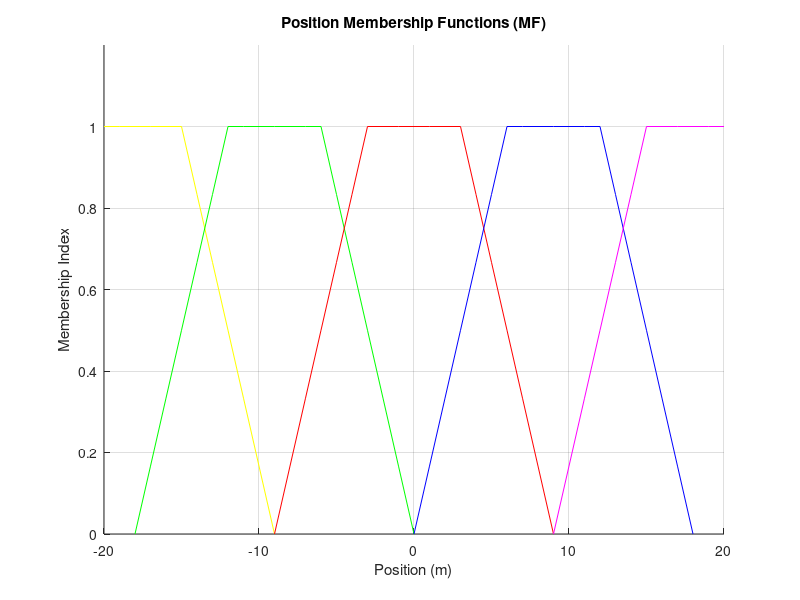
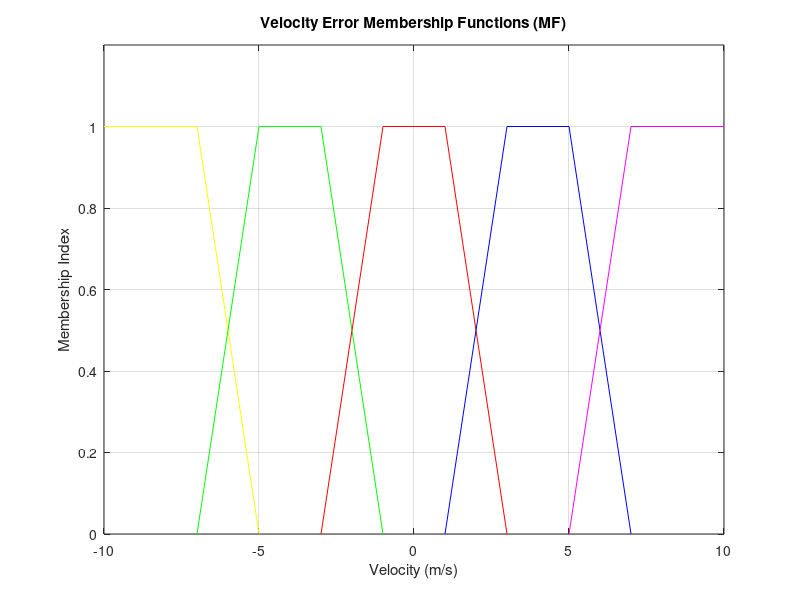
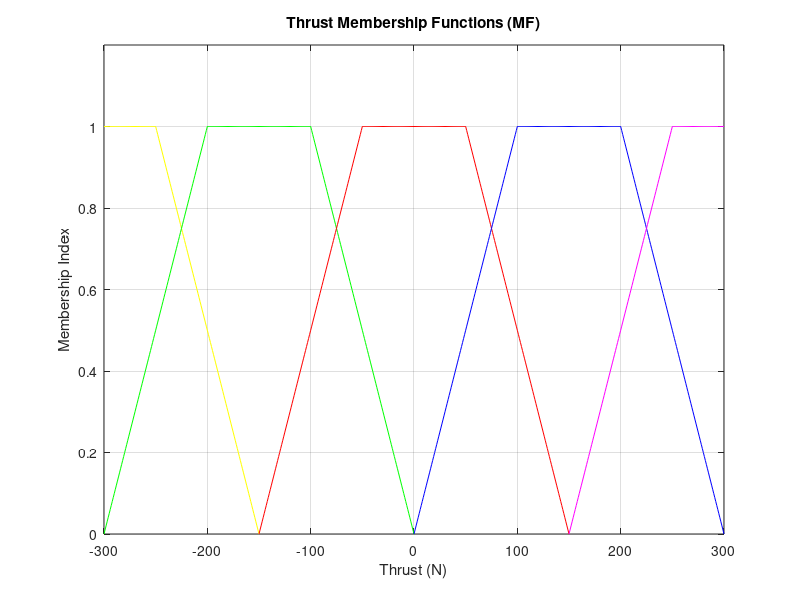

These figures' MATLAB source, in order: (Note: this script raises an error after producing the figures.)
%% MEMBERSHIP FUNCTION 'POSITION' PLOT %%

%%% RUN AS A SECTION TO GET THE GRAPH %%%
clc
clear


hold on
figure(1)
% large n
x=-20:-15;
y=1;
hold on
plot(x,y*ones(size(x)),'y')
hold off

hold on
x=-15:-9;
y=-1/6*x-3/2;
plot(x,y,'y')
hold off

hold on
% negative
x=-12:-6;
y=1;
plot(x,y*ones(size(x)),'g')
hold off

hold on
x=-18:-12;
y=1/6*x+3;
plot(x,y,'g')
hold off
hold on
x=-6:0;
y=-1/6*x;
plot(x,y,'g')
hold off

hold on
% zero
x=-3:3;
y=1;
plot(x,y*ones(size(x)),'r')
hold off

hold on
x=-9:-3;
y=1/6*x+3/2;
plot(x,y,'r')
hold off
hold on
x=3:9;
y=-1/6*x+3/2;
plot(x,y,'r')
hold off

hold on
% positive
x=6:12;
y=1;
plot(x,y*ones(size(x)),'b')
hold off

hold on
x=0:6;
y=1/6*x;
plot(x,y,'b')
hold off
hold on
x=12:18;
y=-1/6*x+3;
plot(x,y,'b')
hold off

hold on
% large positive
x=15:20;
y=1;
plot(x,y*ones(size(x)),'m')
hold off

hold on
x=9:15;
y=1/6*x-3/2;
plot(x,y,'m')
hold off


title('Position Membership Functions (MF)')
xlabel('Position (m)')
ylabel('Membership Index')
ylim([0 1.2]);
grid on
hold off

%% MEMBERSHIP FUNCTION 'VELOCITY' PLOT %%

clear;
close all

hold on
figure(2)
% large n
x=-10:-7;
y=1;
plot(x,y*ones(size(x)),'y')
hold on

x=-7:-5;
y=-1/2*x-5/2;
plot(x,y,'y')
hold on

% negative
x=-7:-5;
y=1/2*x+7/2;
plot(x,y,'g')
hold on

x=-5:-3;
y=1;
plot(x,y*ones(size(x)),'g')
hold on

x=-3:-1;
y=-1/2*x-1/2;
plot(x,y,'g')

% zero
x=-3:-1;
y=1/2*x+3/2;
plot(x,y,'r')
hold on

x=-1:1;
y=1;
plot(x,y*ones(size(x)),'r')
hold on

x=1:3;
y=-1/2*x+3/2;
plot(x,y,'r')

% positive
x=1:3;
y=1/2*x-1/2;
plot(x,y,'b')
hold on

x=3:5;
y=1;
plot(x,y*ones(size(x)),'b')
hold on

x=5:7;
y=-1/2*x+7/2;
plot(x,y,'b')

% large positive
x=5:7;
y=1/2*x-5/2;
plot(x,y,'m')

x=7:10;
y=1;
plot(x,y*ones(size(x)),'m')
hold on

title('Velocity Error Membership Functions (MF)')
xlabel('Velocity (m/s)')
ylabel('Membership Index')
ylim([0 1.2]);
grid on
hold off

%% MEMBERSHIP FUNCTION 'BOAT THRUST' PLOT %%

hold on
figure(3)
% large n
x=-300:-250;
y=1;
plot(x,y*ones(size(x)),'y')
hold on

x=-250:-150;
y=-1/100*x-1.5;
plot(x,y,'y')
hold on

% negative
x=-200:-100;
y=1;
plot(x,y*ones(size(x)),'g')
hold on

x=-300:-200;
y=1/100*x+3;
plot(x,y,'g')
hold on
x=-100:0;
y=-1/100*x;
plot(x,y,'g')

% zero
x=-50:50;
y=1;
plot(x,y*ones(size(x)),'r')
hold on

x=-150:-50;
y=1/100*x+1.5;
plot(x,y,'r')
hold on
x=50:150;
y=-1/100*x+1.5;
plot(x,y,'r')
 
%positive
x=100:200;
y=1;
plot(x,y*ones(size(x)),'b')
hold on

x=0:100;
y=1/100*x;
plot(x,y,'b')
hold on

x=200:300;
y=-1/100*x+3;
plot(x,y,'b')

% large positive
x=250:300;
y=1;
plot(x,y*ones(size(x)),'m')
hold on

x=150:250;
y=1/100*x-1.5;
plot(x,y,'m')


title('Thrust Membership Functions (MF)')
xlabel('Thrust (N)')
ylabel('Membership Index')
ylim([0 1.2]);
grid on

hold off

%% INFERENCE RULE MATRIX IRM %%

% Linguistic Values for Position and Velocity Error

dx = 5;

mu_x = membership_function_x(dx);
LN = mu_x(1,1);
N = mu_x(1,2);
Z = mu_x(1,3);
P = mu_x(1,4);
LP = mu_x(1,5);

mu_vel = membership_function_vel(dx);
ln = mu_vel(1,1);
n = mu_vel(1,2);
z = mu_vel(1,3);
p = mu_vel(1,4);
lp = mu_vel(1,5);


X = [LN;N;Z;P;LP]; % Position %
V = [ln n z p lp]; % Velocity Error %

irm = X*V % Inferenece Rule Matrix %
A = irm(4,3) % Recall specific matrix element (Row, Col) %
disp (irm)
t = 0:0.1:1; %s



%% MEMBERSHIP FUNCTION 'VELOCITY' %%

function mu_vel = membership_function_vel(vel_input)

% large negative (LN)
if vel_input < -7
    mu_vel = [1,0,0,0,0];

elseif vel_input < -5
    LN = (-1/2*vel_input)-5/2;
    N = (1/2*vel_input)+7/2;
    mu_vel = [LN,N,0,0,0];
    
% negative (N)
elseif vel_input < -3
    mu_vel = [0,1,0,0,0];
    
elseif vel_input < -1
    N = (-1/2*vel_input)-1/2;
    Z = (1/2*vel_input)+3/2;
    mu_vel = [0,N,Z,0,0];

% zero (Z)
elseif vel_input < 1
    mu_vel = [0,0,1,0,0];
    
elseif vel_input < 3
    Z = (-1/2*vel_input)+3/2;
    P = (1/2*vel_input)-1/2;
    mu_vel = [0,0,Z,P,0];

%positive (P)   
elseif vel_input < 5
    mu_vel = [0,0,0,1,0];
    
elseif vel_input < 7
    P = (-1/2*vel_input)+7/2;
    L = (1/2*vel_input)-5/2;
    mu_vel = [0,0,0,P,L];
    
%large positive (LP)
else
    mu_vel = [0,0,0,0,1];
    
end

end

%% MEMBERSHIP FUNCTION 'POSITION' %%

function mu_x = membership_function_x(dx)
%Membership functions for the linguistic values of position error
%mu_x contains the following values (in order):
%  mu_x = [LN,N,Z,P,LP]

% large negative (LN)
if dx <= -15
    mu_x(1) = 1;
elseif dx > -15 && dx <= -9
    mu_x(1) = -1/6*dx-3/2;
else
    mu_x(1) = 0;
end

% negative (N)
if dx >= -12 && dx <= -6
    mu_x(2) = 1;
elseif dx >= -18 && dx < -12
    mu_x(2) = 1/6*dx+3;
elseif dx > -6 && dx <= 0
    mu_x(2) = -1/6*dx;
else
    mu_x(2) = 0;
end

% zero
if dx >= -3 && dx <= 3
    mu_x(3) = 1;
elseif dx >= -9 && dx < -3
    mu_x(3) = 1/6*dx+3/2;
elseif dx > 3 && dx <= 9
    mu_x(3) = -1/6*dx+3/2;
else
    mu_x(3) = 0;
end

% positive
if dx >= 6 && dx <= 12
    mu_x(4) = 1;
elseif dx >= 0 && dx < 6
    mu_x(4) = 1/6*dx;
elseif dx > 12 && dx <= 18
    mu_x(4) = -1/6*dx+3;
else
    mu_x(4) = 0;
end

% large positive
if dx >= 15
    mu_x(5) = 1;
elseif dx > 9 && dx <= 15
    mu_x(5) = 1/6*dx-3/2;
else
    mu_x(5) = 0;
end

end


%% MEMBERSHIP FUNCTION 'THRUST' %%


function mu_thrust = membership_function_thrust(dx)
%Membership functions for the linguistic values of output thrust
%mu_thrust contains the following values (in order):
%  mu_thrust = [LN,N,Z,P,LP]

% large negative (LN)
if dx <= -250
    mu_thrust(1) = 1;
elseif dx > -250 && dx <= -150
    mu_thrust(1) = -1/100*dx-1.5;
else
    mu_thrust(1) = 0;
end

% negative (N)
if dx >= -200 && dx <= -100
    mu_thrust(2) = 1;
elseif dx >= -300 && dx < -200
    mu_thrust(2) = 1/100*dx+3;
elseif dx > -100 && dx <= 0
    mu_thrust(2) = -1/100*dx;
else
    mu_thrust(2) = 0;
end

% zero
if dx >= -50 && dx <= 50
    mu_thrust(3) = 1;
elseif dx >= -150 && dx < -50
    mu_thrust(3) = 1/100*dx+1.5;
elseif dx > 50 && dx <= 150
    mu_thrust(3) = -1/100*dx+1.5;
else
    mu_thrust(3) = 0;
end

% positive
if dx >= 100 && dx <= 200
    mu_thrust(4) = 1;
elseif dx >= 0 && dx < 100
    mu_thrust(4) = 1/100*dx;
elseif dx > 200 && dx <= 300
    mu_thrust(4) = -1/100*dx+3;
else
    mu_thrust(4) = 0;
end

% large positive
if dx >= 250
    mu_thrust(5) = 1;
elseif dx > 150 && dx <= 250
    mu_thrust(5) = 1/100*dx-1.5;
else
    mu_thrust(5) = 0;
end

end


%% DEFUZZIFICATION %%

function T = defuzz(irm_fuzz)

%trapezoid base sizes
LB = 300;
SB = 100;

%area calulcations
area_mat = zeros(5,5);

a = 1;
b = 1;

while a < 6
    while b < 6
        area_mat(a,b) = LB*irm_fuzz(a,b) - (((irm_fuzz(a,b))^2)/2)*(LB - SB);
        b = b + 1;
        
    end
    b = 1;
    a = a + 1;
end

%centroids
CLN = -300;
CN = -150;
CZ = 0;
CP = 150;
CLP = 300;

cent_mat = [CLP,CLP,CLP,CP, CZ;...
            CLP,CP, CP, CZ, CN;...
            CLP,CP, CZ, CN, CLN;...
            CP, CZ, CN, CN, CLN;...
            CZ, CN, CLN,CLN,CLN];

%summation
%centroid*area
numerator = 0;
a = 1;
b = 1;
while a < 6
    while b < 6
        numerator = numerator + area_mat(a,b)*cent_mat(a,b);
        b = b + 1;
        
    end
    b = 1;
    a = a + 1;
end

%denominator
a = 1;
b = 1;
denom = 0;
while a < 6
    while b < 6
        denom = denom + area_mat(a,b);
        
        b = b + 1;
        
    end
    b = 1;
    a = a + 1;
end

T = numerator/denom;

end
